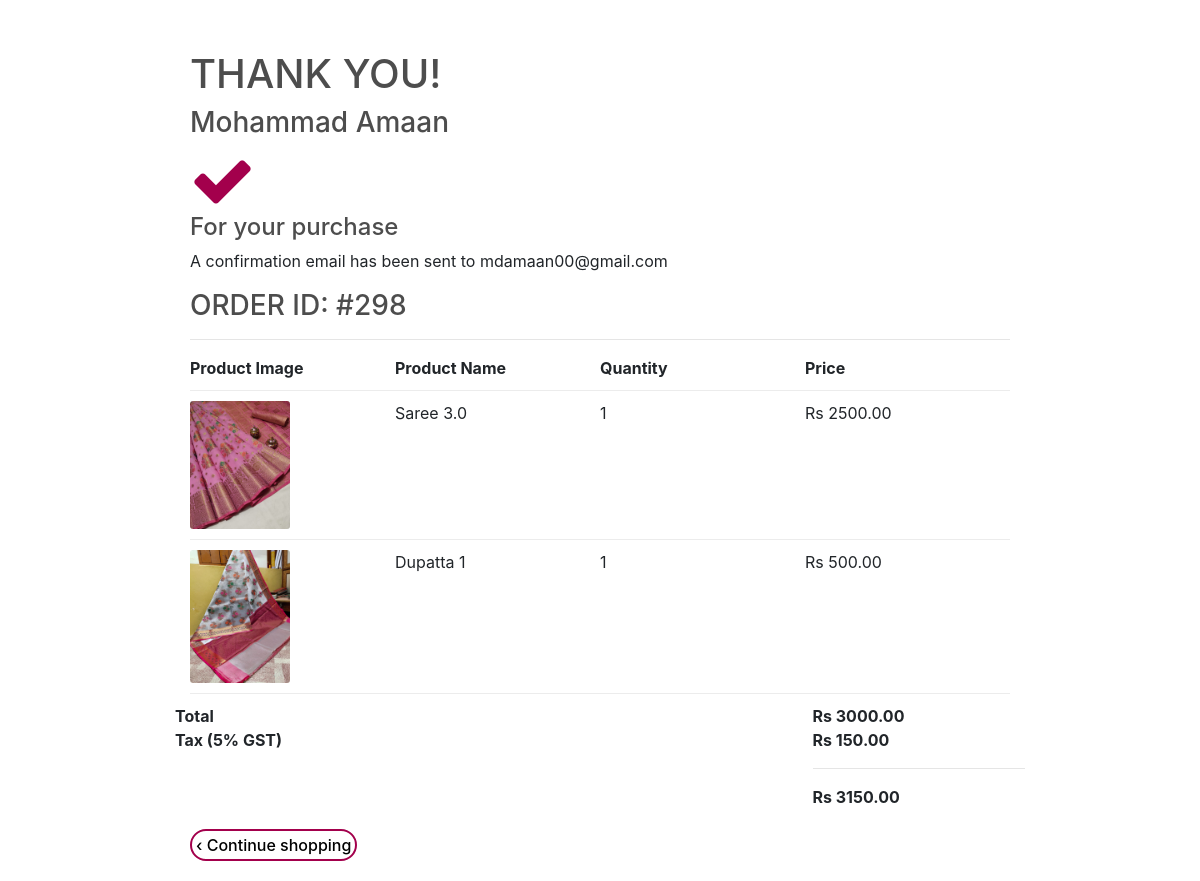
The app's page /success/298/ with its own data.
### store/models.py (models this page shows, shortened)
class User(AbstractBaseUser):
    email               = models.EmailField(verbose_name='Email',max_length=50,unique=True)
    first_name          = models.CharField(verbose_name='first name',max_length=60)
    last_name           = models.CharField(verbose_name='last name',max_length=60)
    date_joined         = models.DateTimeField(default=timezone.now)
    is_admin            = models.BooleanField(default=False)
    is_staff            = models.BooleanField(default=False)
    is_active           = models.BooleanField(default=True)
    USERNAME_FIELD      = 'email'
    objects = Manager()

class Order(models.Model):
    STATUS=(('Order Processing','Order Processing'),
            ('In transit','In transit'),
            ('Order Completed','Order Completed'))
    customer = models.ForeignKey(User, on_delete=models.SET_NULL, blank=True, null=True)
    date_orderd =  models.DateField(auto_now_add=True)
    status = models.CharField(max_length=200,null=True, choices=STATUS)
    complete = models.BooleanField(default=False, null=True, blank=False)
    total = models.DecimalField(max_digits=7,decimal_places=2,default=0)
    tax = models.DecimalField(max_digits=7,decimal_places=2,default=0)
    grandtotal = models.DecimalField(max_digits=7,decimal_places=2,default=0)
    transaction_id = models.CharField(max_length=200, null=True)
    address = models.ForeignKey(AllAddresses,on_delete=models.SET_NULL,blank=True,null=True)

class OrderItem(models.Model):
    customer = models.ForeignKey(User, on_delete=models.SET_NULL, blank=True, null=True)
    product = models.ForeignKey(Product, on_delete=models.SET_NULL, blank=True, null=True)
    order = models.ForeignKey(Order, on_delete=models.SET_NULL, blank=True, null=True)
    quantity = models.IntegerField(default=0, null=True, blank=True)
    sp = models.DecimalField(max_digits=7,decimal_places=2,default=0)
    date_added = models.DateTimeField(auto_now_add=True)

class Product(models.Model):
    name = models.CharField(max_length=200, null=True)
    description = models.CharField(max_length=300,null=True)
    category = models.ForeignKey(Categories, on_delete=models.SET_NULL, blank=True, null=True)
    material = models.ForeignKey(Material, on_delete=models.SET_NULL, blank=True, null=True)
    price = models.DecimalField(max_digits=7,decimal_places=2)
    stock = models.IntegerField(default=0,null=True)
    available = models.BooleanField(default=False, null=True, blank=False )
    digital = models.BooleanField(default=False, null=True, blank=False )
    dyeable = models.BooleanField(default=False, null=True, blank=False )
    image = models.ImageField(null=True, blank=True)
    @property
    def imageURL(self):
        try:
            url = self.image.url
        except:
            url= ''
        return url

### store/views.py (the view)
# urls.py: path('success/<int:myid>/',views.success,name='success'),
def success(request,myid):
    try:
        order=Order.objects.get(id=myid)
    except:
        return HttpResponse('error')
    customer = order.customer
    items = order.orderitem_set.all()
    context = {'customer':customer,'order':order,'items':items}
    if order.complete==True:
        return render(request, 'store/success.html',context)
    else:
        return HttpResponse('error')

### store/templates/store/success.html (shortened to what this page needs)
{% load static %}
<link rel="stylesheet" href="{% static 'css/main.css' %}">
<link rel="stylesheet" href="https://stackpath.bootstrapcdn.com/bootstrap/4.4.1/css/bootstrap.min.css"
>
<html lang="en">
<head>
    <link rel="stylesheet" href="https://2-22-4-dot-lead-pages.appspot.com/static/lp918/min/default_thank_you.css">
</head>
<body>
    <header class="site-header" id="header">
        <h1 class="site-header__title" data-lead-id="site-header-title">THANK YOU!</h1>
    </header>
    <div class="main-content">
        <h3>{{customer.first_name}} {{customer.last_name}}</h3>
        <i class="fa fa-check main-content__checkmark" " id=" checkmark"></i>
        <h4>For your purchase</h4>
        <p>A confirmation email has been sent to {{customer.email}}</p>
        <div class="mt-3 mb-4" style="min-height: 35rem;">
            <h3>ORDER ID: #{{order.id}}</h3>
            <hr>
            <div class="cart-row">
                <div style="flex:1"><strong>Product Image</strong></div>
                <div style="flex:1"><strong>Product Name</strong></div>
                <div style="flex:1"><strong>Quantity</strong></div>
                <div style="flex:1"><strong>Price</strong></div>
            </div>
            {% for item in items %}
            <div class="cart-row">
                <div style="flex:1"><a href="{% url 'products' %}{{item.product.id}}"><img class="row-image"
                            src="{{item.product.imageURL}}"></a></div>
                <div style="flex:1">
                    <p>{{item.product.name}}</p>
                </div>
                <div style="flex:1">
                    <p>{{item.quantity}}</p>
                </div>
                <div style="flex:1">
                    <p>Rs {{item.sp}}</p>
                </div>
            </div>
            {% endfor %}
            <div class="row">
                <div style="flex:1"><strong>Total</strong></div>
                <div style="flex:1"><strong></strong></div>
                <div style="flex:1"><strong></strong></div>
                <div style="flex:1"><strong>Rs {{order.total}}</strong></div>
            </div>
            <div class="row">
                <div style="flex:1"><strong>Tax (5% GST)</strong></div>
                <div style="flex:1"><strong></strong></div>
                <div style="flex:1"><strong></strong></div>
                <div style="flex:1"><strong>Rs {{order.tax}}</strong>
                    <hr>
                </div>
            </div>
            <div class="row">
                <div style="flex:1"><strong></strong></div>
                <div style="flex:1"><strong></strong></div>
                <div style="flex:1"><strong></strong></div>
                <div style="flex:1"><strong>Rs {{order.grandtotal}}</strong></div>
            </div>
            <div class="mt-4">
                <a class="my-btn mt-5 clickable" style="margin-bottom: 100px;" href="{% url 'home' %}">&lsaquo; Continue
                    shopping</a>
            </div>
        </div>
    </div>
</body>
</html>

### static/css/main.css (style rules this page uses)
body { background-color: hsl(0, 0%, 98%); }
h1, h2, h3, h4, h5, h6 { color: hsl(0, 0%, 30%); }
.row-image { width: 100px; }
.cart-row { display: flex; align-items: flex-stretch; padding-bottom: 10px; margin-bottom: 10px; border-bottom: 1px solid #ececec; }
.my-btn { text-decoration: none; color: #a3004c; font-weight: 500; border: #a3004c solid 2px; border-radius: 17px; padding: 1px 7px 1px 7px; transition: 0.2s; }
* { box-sizing: border-box; }

### store/templates/store/success.html (style rules this page uses)
a:link, a:visited { color: #000000; }
.my-btn { color: black; padding: 4px; transition: 0.3s; }
.main-content { margin: 0 auto; max-width: 820px; }
.main-content__checkmark { font-size: 4.0625rem; line-height: 1; color: #a3004c; }
.site-header { margin: 0 auto; padding: 50px 0 0; max-width: 820px; }
.row-image { border-radius: 3px; }

### records on screen
User: first_name "Mohammad", last_name "Amaan", email "mdamaan00@gmail.com"
Order: id "298", total "3000.00", tax "150.00", grandtotal "3150.00"
OrderItem: product.imageURL (picture), product.name "Saree 3.0", quantity "1", sp "2500.00"
OrderItem: product.imageURL (picture), product.name "Dupatta 1", quantity "1", sp "500.00"
